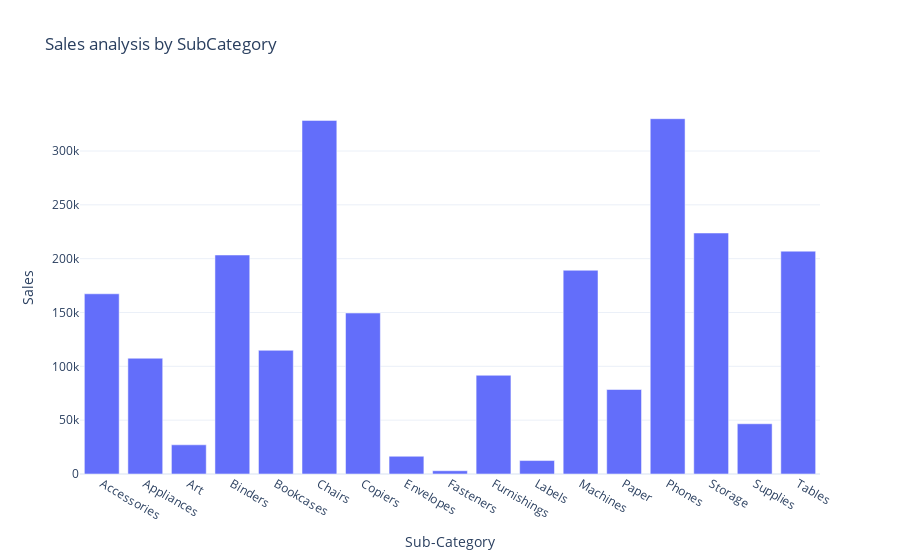

The code cell stored with this chart in its notebook:
### Code cell
fig = px.bar(sales_by_subcategory,y = 'Sales',x = 'Sub-Category', title = 'Sales analysis by SubCategory')

fig.show()

### Figure 1 — Plotly figure (JSON) as saved in the notebook; plotly's stock layout.template omitted (floating-point values rounded to 4 significant figures)
{"data": [{"alignmentgroup": "True", "hovertemplate": "Sub-Category=%{x}<br>Sales=%{y}<extra></extra>", "legendgroup": "", "marker": {"color": "#636efa", "pattern": {"shape": ""}}, "name": "", "offsetgroup": "", "orientation": "v", "showlegend": false, "textposition": "auto", "type": "bar", "x": ["Accessories", "Appliances", "Art", "Binders", "Bookcases", "Chairs", "Copiers", "Envelopes", "Fasteners", "Furnishings", "Labels", "Machines", "Paper", "Phones", "Storage", "Supplies", "Tables"], "xaxis": "x", "y": [167400.0, 107500.0, 27120.0, 203400.0, 114900.0, 328400.0, 149500.0, 16480.0, 3024.0, 91710.0, 12490.0, 189200.0, 78480.0, 330000.0, 223800.0, 46670.0, 207000.0], "yaxis": "y"}], "layout": {"barmode": "relative", "legend": {"tracegroupgap": 0}, "title": {"text": "Sales analysis by SubCategory"}, "xaxis": {"anchor": "y", "domain": [0, 1], "title": {"text": "Sub-Category"}}, "yaxis": {"anchor": "x", "domain": [0, 1], "title": {"text": "Sales"}}}}
